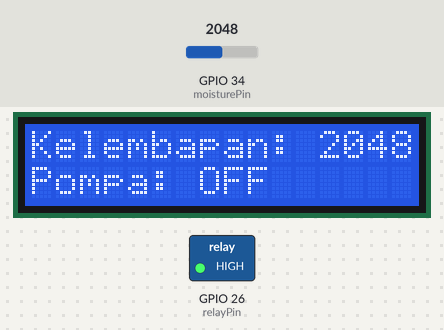
A sketch run on a simulated ESP32. Parts: 16×2 character LCD, switched loads named in the sketch (green lamp = pin HIGH). The test bench sets the inputs (shaded band); at power-on: GPIO 34 (moisturePin) = 2048.

Above: at 1.2 s.
1.3 s: GPIO 34 (moisturePin) set to 2943
At 3.3 s:
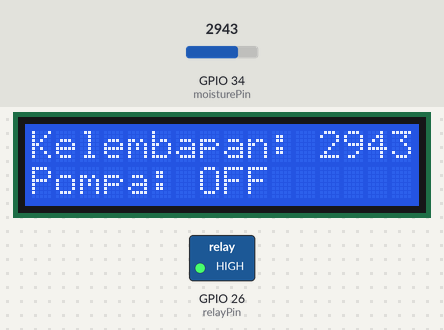
3.6 s: GPIO 34 (moisturePin) set to 3057
At 4.5 s:
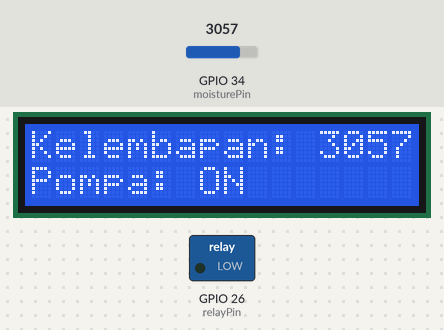
5.7 s: GPIO 34 (moisturePin) set to 2960
At 7.0 s:
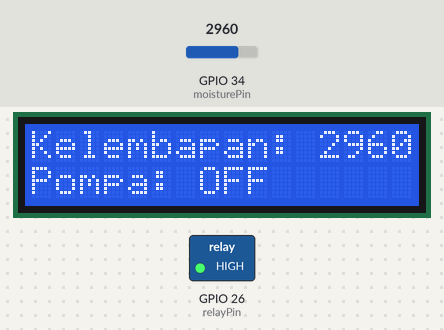
Timing chart, 0 to 8.7 s (numbered marks = the images above; inputs shaded):
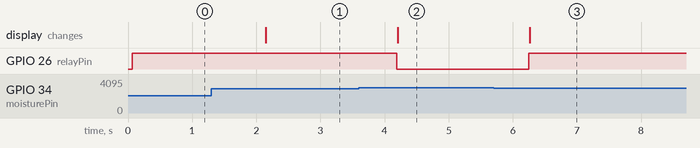

Measured:
- the behaviour switches between 2999 and 3000 on GPIO 34 (moisturePin) (found by bisection; images 1 and 2)
- after the input at 1.3 s, the display: changes after 0.85 s (image 1)
- after the input at 3.6 s, GPIO 26 (relayPin): HIGH → LOW after 0.59 s; the display: changes after 0.60 s (image 2)
- after the input at 5.7 s, GPIO 26 (relayPin): LOW → HIGH after 0.55 s; the display: changes after 0.56 s (image 3)

The sketch:

Automatic_watering_Sytem_esp32_with_lcd.ino
```cpp
#include <Wire.h>
#include <LiquidCrystal_I2C.h>

LiquidCrystal_I2C lcd(0x27, 16, 2);

const int moisturePin = 34;
const int relayPin    = 26;
const int threshold   = 3000;


void setup() {

  Serial.begin(115200);

  lcd.init();
  lcd.backlight();


  pinMode(relayPin, OUTPUT);
  digitalWrite(relayPin, HIGH);
}

void loop() {

  int moistureValue = analogRead(moisturePin);


  lcd.setCursor(0, 0);
  lcd.print("Kelembapan: ");
  lcd.print(moistureValue);
  lcd.print("   ");


  if (moistureValue >= threshold) {

    digitalWrite(relayPin, LOW);
    lcd.setCursor(0, 1);
    lcd.print("Pompa: ON ");
  }
  else {

    digitalWrite(relayPin, HIGH);
    lcd.setCursor(0, 1);
    lcd.print("Pompa: OFF");
  }

  delay(1000);
}
```
